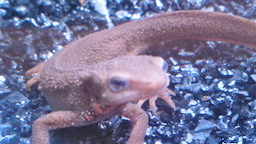
#> input picture Dataset/test/images/akahara/akahara_0009.jpg, 256 x 144 px; its folder holds only this picture in this run
$ python answer_rotation.py   (older library calls are emulated)
#> lines starting #> are read from the running program, lines starting #| are printed output that depends on the picture
import cv2
import numpy as np
from glob import glob
import matplotlib.pyplot as plt

np.random.seed(0)

num_classes = 2
img_height, img_width = 64, 64

CLS = ['akahara', 'madara']

# get train data
def data_load(path, hf=False, vf=False, rot=False):
#> called with path = '../Dataset/train/images/', hf = True, vf = True, rot = 1
    xs = []
    ts = []
    paths = []

    for dir_path in glob(path + '/*'):
        for path in glob(dir_path + '/*'):
            x = cv2.imread(path)
#> x is the input picture: shape (144, 256, 3); mean B, G, R 151.6, 116.6, 119.3
            x = cv2.resize(x, (img_width, img_height)).astype(np.float32)
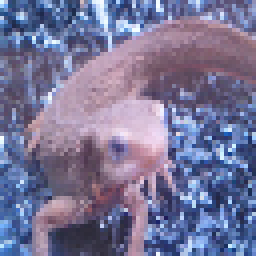
#> x: shape (64, 64, 3) float32 (shown 4 times larger); mean B, G, R 151.7, 116.7, 119.3
            x /= 255.
            x = x[..., ::-1]
            xs.append(x)

            for i, cls in enumerate(CLS):
                if cls in path:
                    t = i

            ts.append(t)

            paths.append(path)

            if hf:
                xs.append(x[:, ::-1])
                ts.append(t)
                paths.append(path)

            if vf:
                xs.append(x[::-1])
                ts.append(t)
                paths.append(path)

            if hf and vf:
                xs.append(x[::-1, ::-1])
                ts.append(t)
                paths.append(path)

            if rot != False:
                angle = rot
                scale = 1

                # show
                a_num = 360 // rot
                w_num = np.ceil(np.sqrt(a_num))
                h_num = np.ceil(a_num / w_num)
                count = 1
                plt.subplot(h_num, w_num, count)
                plt.axis('off')
                plt.imshow(x)
                plt.title("angle=0")

                while angle < 360:
                    _h, _w, _c = x.shape
                    max_side = max(_h, _w)
#> max_side = 64
                    tmp = np.zeros((max_side, max_side, _c))
                    tx = int((max_side - _w) / 2)
#> tx = 0
                    ty = int((max_side - _h) / 2)
#> ty = 0
                    tmp[ty: ty+_h, tx: tx+_w] = x.copy()
                    M = cv2.getRotationMatrix2D((max_side/2, max_side/2), angle, scale)
                    _x = cv2.warpAffine(tmp, M, (max_side, max_side))
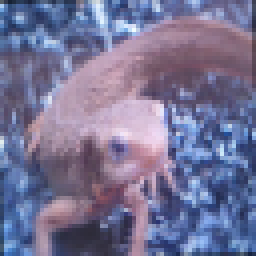
#> _x: shape (64, 64, 3) float64 (shown 4 times larger); mean R, G, B 0.465, 0.454, 0.589
                    _x = _x[tx:tx+_w, ty:ty+_h]
                    xs.append(x)
                    ts.append(t)
                    paths.append(path)

                    # show
                    count += 1
                    plt.subplot(h_num, w_num, count)
                    plt.imshow(_x)
                    plt.axis('off')
                    plt.title("angle={}".format(angle))

                    angle += rot
                plt.show()


    xs = np.array(xs, dtype=np.float32)
    ts = np.array(ts, dtype=np.int)

    xs = xs.transpose(0,3,1,2)

    return xs, ts, paths


xs, ts, paths = data_load("../Dataset/train/images/", hf=True, vf=True, rot=1)

mb = 3
mbi = 0
train_ind = np.arange(len(xs))
np.random.seed(0)
np.random.shuffle(train_ind)

for i in range(10):
    if mbi + mb > len(xs):
        mb_ind = train_ind[mbi:]
        np.random.shuffle(train_ind)
        mb_ind = np.hstack((mb_ind, train_ind[:(mb-(len(xs)-mbi))]))
        mbi = mb - (len(xs) - mbi)
    else:
        mb_ind = train_ind[mbi: mbi+mb]
        mbi += mb

    print(mb_ind)
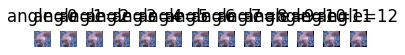
#> figure drawn by matplotlib, 13 panels

$ run again, on Dataset/test/images/akahara/akahara_0010.jpg
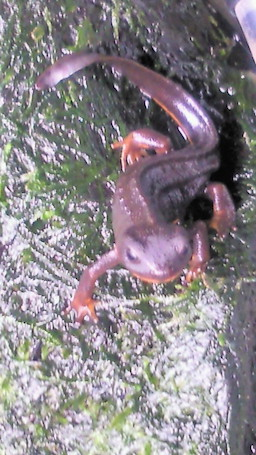
#> input picture Dataset/test/images/akahara/akahara_0010.jpg, 256 x 455 px
#> in data_load, x is the input picture: shape (455, 256, 3); mean B, G, R 138.9, 133.7, 140.2
#> in data_load, `x = cv2.resize(x, (img_width, img_height)).astype(np.float32)`:
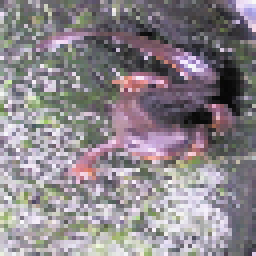
#> x: shape (64, 64, 3) float32 (shown 4 times larger); mean B, G, R 138.7, 133.5, 140
#> in data_load, `_x = cv2.warpAffine(tmp, M, (max_side, max_side))`:
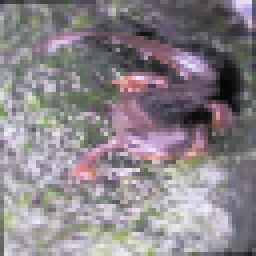
#> _x: shape (64, 64, 3) float64 (shown 4 times larger); mean R, G, B 0.544, 0.519, 0.539

$ run again, on Dataset/test/images/akahara/akahara_0011.jpg
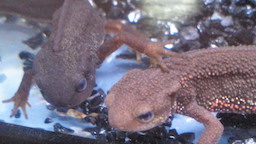
#> input picture Dataset/test/images/akahara/akahara_0011.jpg, 256 x 144 px
#> in data_load, x is the input picture: shape (144, 256, 3); mean B, G, R 128, 112.5, 121.6
#> in data_load, `x = cv2.resize(x, (img_width, img_height)).astype(np.float32)`:
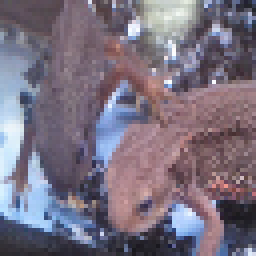
#> x: shape (64, 64, 3) float32 (shown 4 times larger); mean B, G, R 127.8, 112.3, 121.5
#> in data_load, `_x = cv2.warpAffine(tmp, M, (max_side, max_side))`:
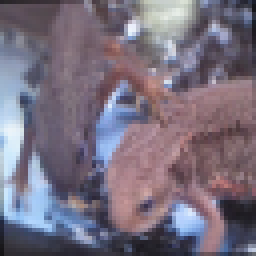
#> _x: shape (64, 64, 3) float64 (shown 4 times larger); mean R, G, B 0.473, 0.437, 0.498
